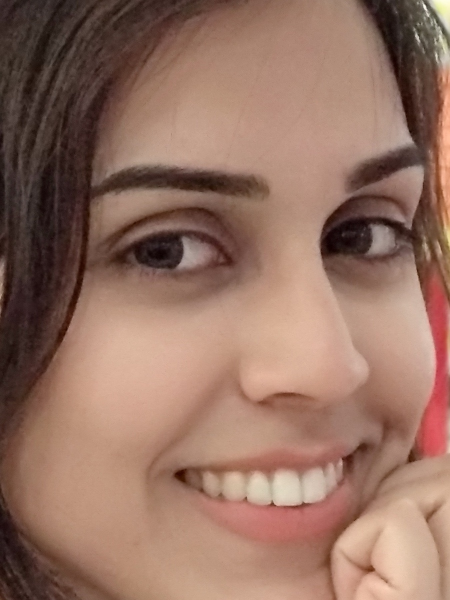
#> input picture HW1/face.jpg, 900 x 1200 px (shown at 1/2 size)
$ python hw1-4.py
#> lines starting #> are read from the running program, lines starting #| are printed output that depends on the picture; after the words box and inside, x2 and y2 are one past the last pixel; in counts of white or black regions, pixels touching at a corner belong together
import cv2
import numpy as np

image = cv2.imread('face.jpg')
#> image is the input picture: shape (1200, 900, 3); mean B, G, R 97.9, 113.3, 149.2
height, width, channels = image.shape
#> height = 1200; width = 900; channels = 3
A = cv2.pyrDown(image)
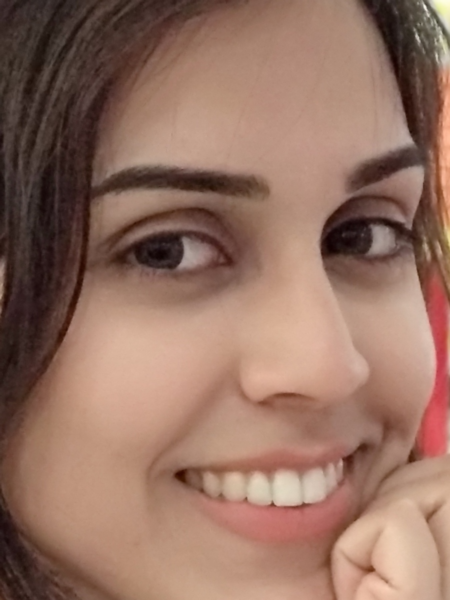
#> A: shape (600, 450, 3); mean B, G, R 97.8, 113.2, 149
hei, wid, cha = A.shape
#> hei = 600; wid = 450; cha = 3
images = [image, A]
while (hei>1 or wid>1):
	A = cv2.pyrDown(A)
	hei, wid, cha = A.shape
	images.append(A)
#> this loop made 10 passes
#> A on passes 9 to 10: [[87, 101, 133], [94, 109, 144]], [[91, 105, 139]]
#> pass 2, `A = cv2.pyrDown(A)`:
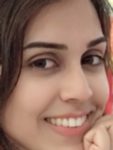
#> A: shape (150, 113, 3); mean B, G, R 97.5, 112.8, 148.6
#> pass 3, `A = cv2.pyrDown(A)`:
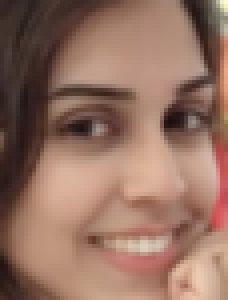
#> A: shape (75, 57, 3) (shown 4 times larger); mean B, G, R 97.1, 112.4, 148.2
#> after the loop, images = 12 items
new_image = np.zeros((height,1353,3),dtype=np.uint8)
x_offset = 0
for i in range(2):
	h, w, c = images[i].shape
	new_image[:h,x_offset:x_offset + w,:] = images[i]
	x_offset = x_offset + w
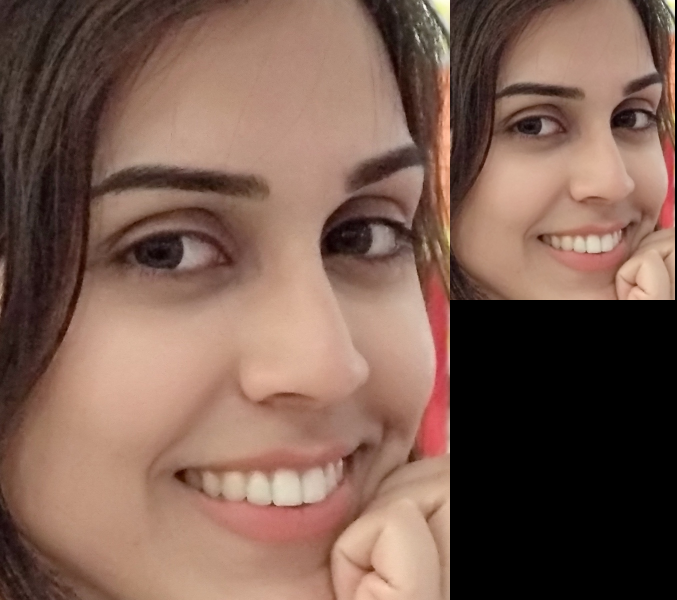
#> new_image: shape (1200, 1353, 3) (shown at 1/2 size); mean of channels 0, 1, 2 81.4, 94.2, 124; drawn as B, G, R
#> after the loop, x_offset = 1350

x_offset = width
#> x_offset = 900
y_offset = images[1].shape[0]
#> y_offset = 600
for i in range(2,len(images)):
	h, w, c = images[i].shape
	new_image[y_offset:y_offset + h,x_offset:x_offset + w,:] = images[i]
	x_offset = x_offset + w
#> this loop made 10 passes
#> (h, w, x_offset) on passes 1 to 10: (300, 225, 1125), (150, 113, 1238), (75, 57, 1295), (38, 29, 1324), (19, 15, 1339), (10, 8, 1347), (5, 4, 1351), (3, 2, 1353), (2, 1, 1354), (1, 1, 1355)
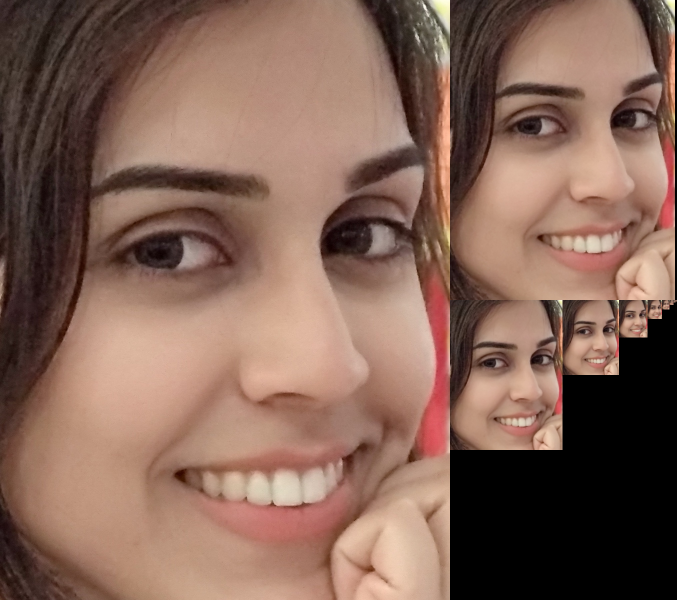
#> new_image: shape (1200, 1353, 3) (shown at 1/2 size); 5.56% of pixels changed, all inside (x1, y1, x2, y2) = (900, 600, 1353, 900); drawn as B, G, R
#> after the loop, x_offset = 1355


cv2.imwrite('gaussian.jpg',new_image)
cv2.imshow('Original image',cv2.resize(image,(300,400)))
cv2.imshow('Gaussian Pyramid',cv2.resize(new_image,(450,400)))
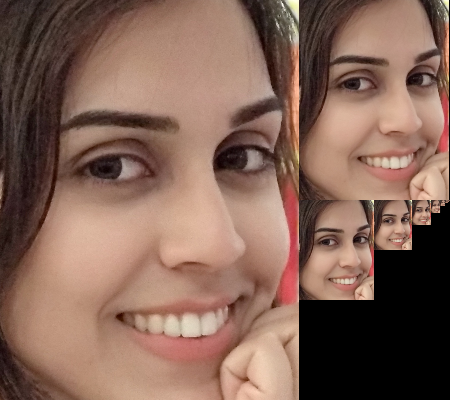
#> window 'Gaussian Pyramid': shape (400, 450, 3); mean B, G, R 86.7, 100.4, 132.2
cv2.waitKey(0)
cv2.destroyAllWindows()
